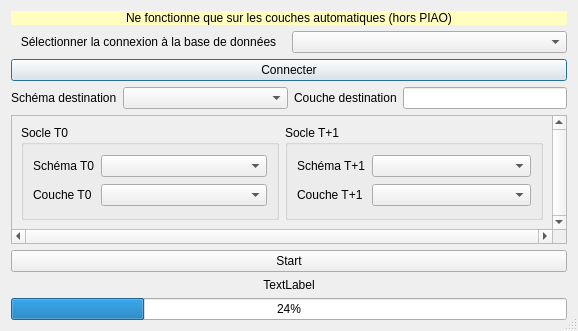
<?xml version="1.0" encoding="UTF-8"?>
<ui version="4.0">
 <class>interface_compare</class>
 <widget class="QDialog" name="interface_compare">
  <property name="geometry">
   <rect>
    <x>0</x>
    <y>0</y>
    <width>578</width>
    <height>331</height>
   </rect>
  </property>
  <property name="maximumSize">
   <size>
    <width>16777215</width>
    <height>16777215</height>
   </size>
  </property>
  <property name="windowTitle">
   <string>Ajout d'un nouveau millésime (t+1)</string>
  </property>
  <property name="sizeGripEnabled">
   <bool>true</bool>
  </property>
  <layout class="QVBoxLayout" name="verticalLayout">
   <item>
    <widget class="QLabel" name="label_info">
     <property name="styleSheet">
      <string notr="true">
background-color: rgb(255, 254, 190);</string>
     </property>
     <property name="text">
      <string>Ne fonctionne que sur les couches automatiques (hors PIAO)</string>
     </property>
     <property name="alignment">
      <set>Qt::AlignCenter</set>
     </property>
    </widget>
   </item>
   <item>
    <layout class="QHBoxLayout" name="horizontalLayout_2">
     <item>
      <widget class="QLabel" name="label">
       <property name="sizePolicy">
        <sizepolicy hsizetype="Preferred" vsizetype="Fixed">
         <horstretch>0</horstretch>
         <verstretch>0</verstretch>
        </sizepolicy>
       </property>
       <property name="layoutDirection">
        <enum>Qt::LeftToRight</enum>
       </property>
       <property name="text">
        <string>Sélectionner la connexion à la base de données</string>
       </property>
       <property name="alignment">
        <set>Qt::AlignCenter</set>
       </property>
      </widget>
     </item>
     <item>
      <widget class="QComboBox" name="cb_connexion"/>
     </item>
    </layout>
   </item>
   <item>
    <widget class="QPushButton" name="pb_dbConnect">
     <property name="sizePolicy">
      <sizepolicy hsizetype="Expanding" vsizetype="Fixed">
       <horstretch>0</horstretch>
       <verstretch>0</verstretch>
      </sizepolicy>
     </property>
     <property name="text">
      <string>Connecter</string>
     </property>
    </widget>
   </item>
   <item>
    <layout class="QHBoxLayout" name="horizontalLayout">
     <item>
      <widget class="QLabel" name="label_2">
       <property name="sizePolicy">
        <sizepolicy hsizetype="Fixed" vsizetype="Preferred">
         <horstretch>0</horstretch>
         <verstretch>0</verstretch>
        </sizepolicy>
       </property>
       <property name="text">
        <string>Schéma destination</string>
       </property>
      </widget>
     </item>
     <item>
      <widget class="QComboBox" name="cb_schema_desti"/>
     </item>
     <item>
      <widget class="QLabel" name="label_3">
       <property name="sizePolicy">
        <sizepolicy hsizetype="Fixed" vsizetype="Preferred">
         <horstretch>0</horstretch>
         <verstretch>0</verstretch>
        </sizepolicy>
       </property>
       <property name="text">
        <string>Couche destination</string>
       </property>
      </widget>
     </item>
     <item>
      <widget class="QLineEdit" name="le_table_desti">
       <property name="sizePolicy">
        <sizepolicy hsizetype="Preferred" vsizetype="Fixed">
         <horstretch>0</horstretch>
         <verstretch>0</verstretch>
        </sizepolicy>
       </property>
      </widget>
     </item>
    </layout>
   </item>
   <item>
    <widget class="QScrollArea" name="scrollArea">
     <property name="verticalScrollBarPolicy">
      <enum>Qt::ScrollBarAlwaysOn</enum>
     </property>
     <property name="horizontalScrollBarPolicy">
      <enum>Qt::ScrollBarAlwaysOn</enum>
     </property>
     <property name="widgetResizable">
      <bool>true</bool>
     </property>
     <widget class="QWidget" name="scrollAreaWidgetContents_2">
      <property name="geometry">
       <rect>
        <x>0</x>
        <y>0</y>
        <width>545</width>
        <height>118</height>
       </rect>
      </property>
      <layout class="QGridLayout" name="gridLayout_2">
       <item row="0" column="0">
        <layout class="QVBoxLayout" name="verticalLayout_2">
         <property name="sizeConstraint">
          <enum>QLayout::SetNoConstraint</enum>
         </property>
         <item>
          <widget class="QGroupBox" name="groupBox_5">
           <property name="title">
            <string>Socle T0</string>
           </property>
           <layout class="QGridLayout" name="gridLayout_5">
            <property name="sizeConstraint">
             <enum>QLayout::SetMinimumSize</enum>
            </property>
            <item row="1" column="1">
             <widget class="QComboBox" name="cb_schema_t0"/>
            </item>
            <item row="2" column="1">
             <widget class="QComboBox" name="cb_table_t0"/>
            </item>
            <item row="1" column="0">
             <widget class="QLabel" name="label_14">
              <property name="sizePolicy">
               <sizepolicy hsizetype="Fixed" vsizetype="Preferred">
                <horstretch>0</horstretch>
                <verstretch>0</verstretch>
               </sizepolicy>
              </property>
              <property name="text">
               <string>Schéma T0</string>
              </property>
             </widget>
            </item>
            <item row="2" column="0">
             <widget class="QLabel" name="label_60">
              <property name="sizePolicy">
               <sizepolicy hsizetype="Fixed" vsizetype="Preferred">
                <horstretch>0</horstretch>
                <verstretch>0</verstretch>
               </sizepolicy>
              </property>
              <property name="text">
               <string>Couche T0</string>
              </property>
             </widget>
            </item>
           </layout>
          </widget>
         </item>
        </layout>
       </item>
       <item row="0" column="1">
        <layout class="QVBoxLayout" name="verticalLayout_3">
         <property name="sizeConstraint">
          <enum>QLayout::SetNoConstraint</enum>
         </property>
         <item>
          <widget class="QGroupBox" name="groupBox_4">
           <property name="sizePolicy">
            <sizepolicy hsizetype="Preferred" vsizetype="Preferred">
             <horstretch>0</horstretch>
             <verstretch>0</verstretch>
            </sizepolicy>
           </property>
           <property name="title">
            <string>Socle T+1</string>
           </property>
           <layout class="QGridLayout" name="gridLayout">
            <property name="sizeConstraint">
             <enum>QLayout::SetNoConstraint</enum>
            </property>
            <item row="0" column="0">
             <widget class="QLabel" name="label_26">
              <property name="sizePolicy">
               <sizepolicy hsizetype="Fixed" vsizetype="Preferred">
                <horstretch>0</horstretch>
                <verstretch>0</verstretch>
               </sizepolicy>
              </property>
              <property name="text">
               <string>Schéma T+1</string>
              </property>
             </widget>
            </item>
            <item row="1" column="0">
             <widget class="QLabel" name="label_27">
              <property name="sizePolicy">
               <sizepolicy hsizetype="Fixed" vsizetype="Preferred">
                <horstretch>0</horstretch>
                <verstretch>0</verstretch>
               </sizepolicy>
              </property>
              <property name="text">
               <string>Couche T+1</string>
              </property>
             </widget>
            </item>
            <item row="0" column="1">
             <widget class="QComboBox" name="cb_schema_t1">
              <property name="sizePolicy">
               <sizepolicy hsizetype="Preferred" vsizetype="Fixed">
                <horstretch>0</horstretch>
                <verstretch>0</verstretch>
               </sizepolicy>
              </property>
             </widget>
            </item>
            <item row="1" column="1">
             <widget class="QComboBox" name="cb_table_t1">
              <property name="sizePolicy">
               <sizepolicy hsizetype="Preferred" vsizetype="Fixed">
                <horstretch>0</horstretch>
                <verstretch>0</verstretch>
               </sizepolicy>
              </property>
             </widget>
            </item>
           </layout>
           <zorder>cb_table_t1</zorder>
           <zorder>cb_schema_t1</zorder>
           <zorder>label_27</zorder>
           <zorder>label_26</zorder>
          </widget>
         </item>
        </layout>
       </item>
      </layout>
     </widget>
    </widget>
   </item>
   <item>
    <widget class="QPushButton" name="pb_start">
     <property name="text">
      <string>Start</string>
     </property>
    </widget>
   </item>
   <item>
    <widget class="QLabel" name="lbl_etape">
     <property name="sizePolicy">
      <sizepolicy hsizetype="Preferred" vsizetype="Preferred">
       <horstretch>0</horstretch>
       <verstretch>0</verstretch>
      </sizepolicy>
     </property>
     <property name="text">
      <string>TextLabel</string>
     </property>
     <property name="alignment">
      <set>Qt::AlignCenter</set>
     </property>
    </widget>
   </item>
   <item>
    <widget class="QProgressBar" name="pb_avancement">
     <property name="value">
      <number>24</number>
     </property>
    </widget>
   </item>
  </layout>
  <zorder></zorder>
  <zorder>pb_start</zorder>
  <zorder>pb_avancement</zorder>
  <zorder>lbl_etape</zorder>
  <zorder>pb_dbConnect</zorder>
  <zorder>scrollArea</zorder>
  <zorder>label_info</zorder>
 </widget>
 <resources/>
 <connections/>
</ui>
